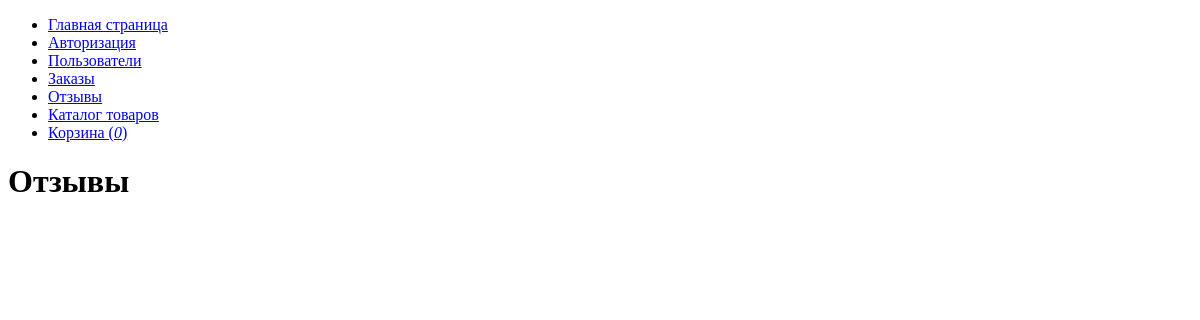
The page /?page=reviews on the database as committed earlier.
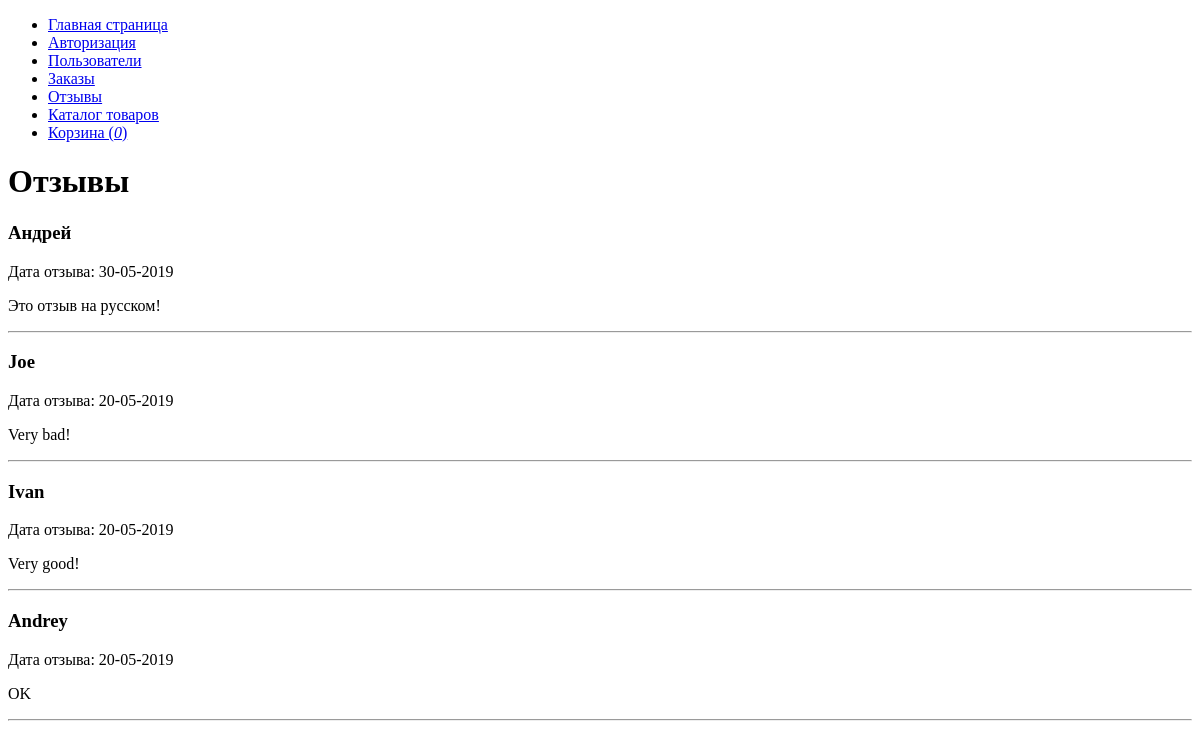
The same page on the database as committed later.
### tables this page shows
CREATE TABLE `reviews` (
  `id` int(11) NOT NULL COMMENT 'индекс',
  `name` varchar(50) NOT NULL DEFAULT 'anonimus' COMMENT 'имя пользователя',
  `text` text NOT NULL COMMENT 'текст отзыва',
  `date` timestamp NOT NULL DEFAULT CURRENT_TIMESTAMP COMMENT 'время отзыва'
);

### public/index.php (called while the page is built)
<?php
include ('../main/main.php');

### main/config.php (called while the page is built, shortened)
<?php
function connect()
{
    static $link;
    if (empty($link)) {
        $link = mysqli_connect('localhost','root','','geekbrains');
        $link->set_charset("utf8");
    }
    return $link;
}
function getCountInCart()
{
    $count = 0;
    return $count;
}

### main/reviewsPage.php (the view, shortened to what this page needs)
<?php
function index()
{
	$content = '';
    $sql = "SELECT id, name, text, date FROM reviews ORDER BY id DESC";
    $res = mysqli_query(connect(), $sql);
    $content .= '<h1>Отзывы</h1>';
    while ($row = mysqli_fetch_assoc($res)) {
        $date = date('d-m-Y', strtotime($row['date']));
        $content .= <<<php
        <h3>{$row['name']}</h3>
        <p>Дата отзыва: {$date}</p>
        <p>{$row['text']}</p>
        <hr>
php;
	}
	return $content;
}

### main/main.php (shortened to what this page needs)
<?php
include ('config.php');
$func = ! empty($_GET['func']) ? $_GET['func'] : 'index';
$dir = __DIR__ . '/';
$content = $func();
$msg = '';
$file = file_get_contents($dir .'main.html');
$file = str_replace('{CONTENT}', $content, $file);
$file = str_replace('{__MSG__}', $msg, $file);
$file = str_replace('{CART}', getCountInCart(), $file);
echo $file;

Rows that differ between the two databases and show on the page:
added reviews: name "Андрей", date "30-05-2019", text "Это отзыв на русском!"
added reviews: name "Joe", date "20-05-2019", text "Very bad!"
added reviews: name "Ivan", date "20-05-2019", text "Very good!"
added reviews: name "Andrey", date "20-05-2019", text "OK"
